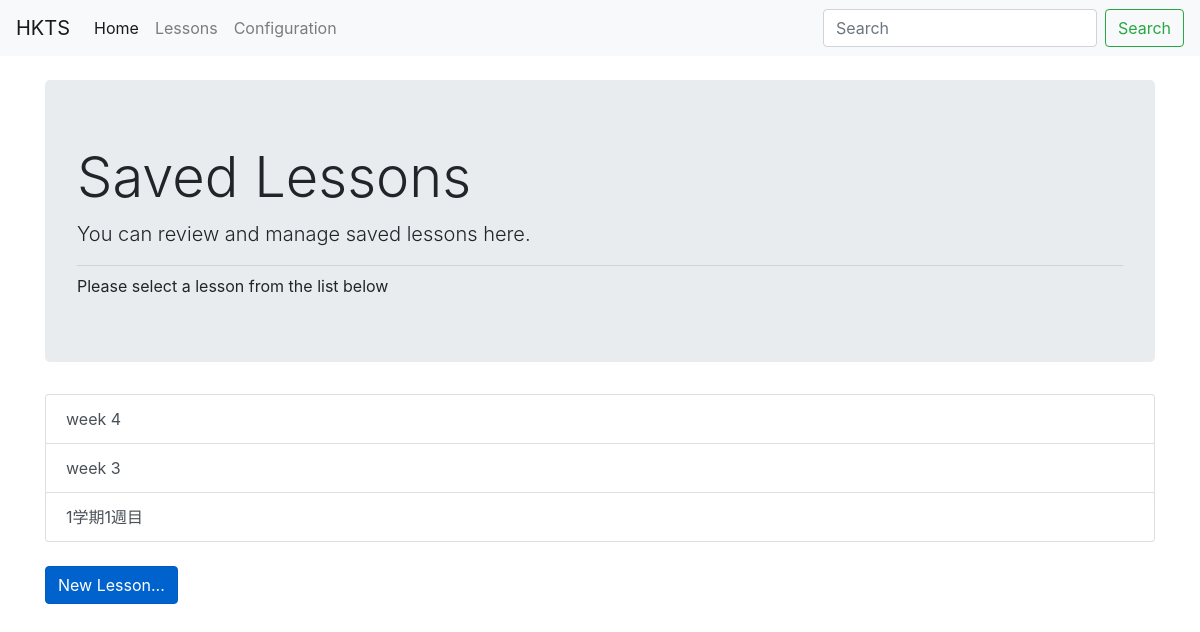
Page /lessons/list on the earlier database version.
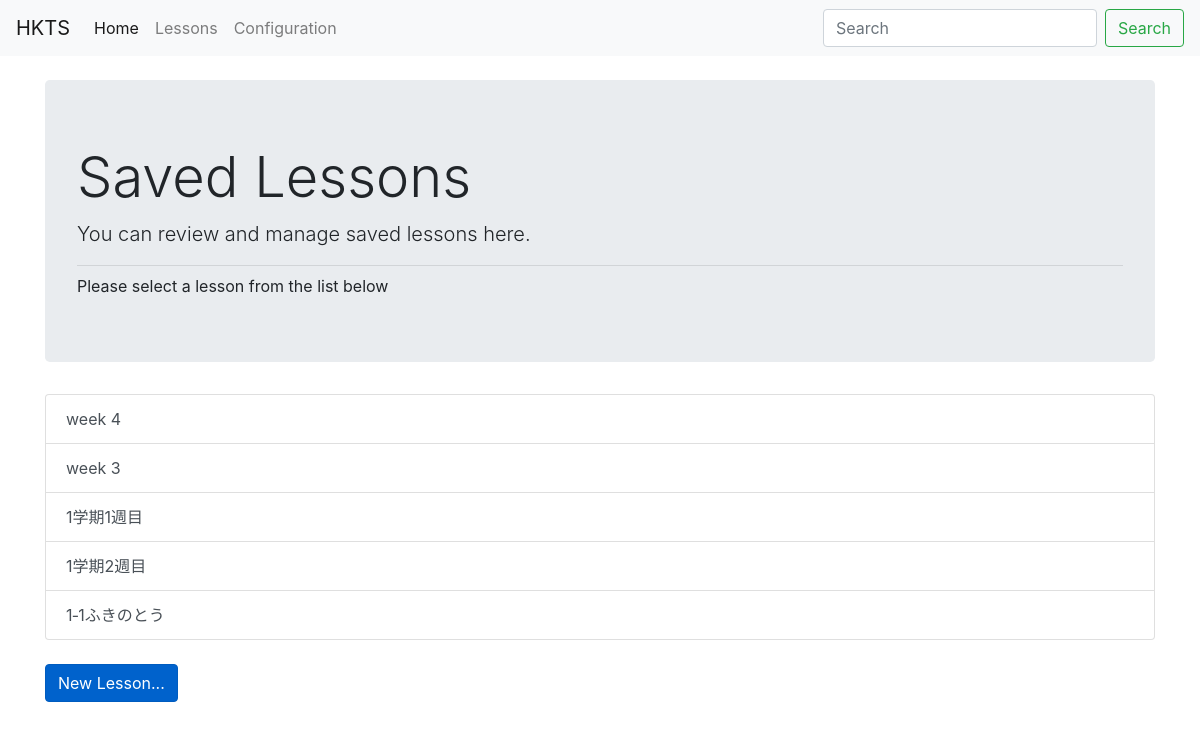
Same page on the later database version.
### hktm/models.py (models this page shows, shortened)
class Lesson(db.Model):
    __tablename__ = 'lesson'
    id = db.Column(db.Integer,primary_key=True)
    name = db.Column(db.Text)
    date = db.Column(db.Text)
    grade = db.Column(db.Integer)
    comments = db.Column(db.Text)
    lesson_materials = db.relationship('LessonMaterial', backref='lesson_material', lazy='dynamic')

### hktm/lessons/views.py (the view)
@lessons_bp.route('/list')
def list():
    lessons = Lesson.query.all()
    return render_template('list_lessons.html',lessons=lessons)

### hktm/lessons/templates/lessons/list_lessons.html
{% extends "chrome.html" %}
{% block content %}
<div class="container-sm">
  <div class="jumbotron">
    <h1 class="display-4">Saved Lessons</h1>
    <p class="lead">You can review and manage saved lessons here.</p>
    <hr class="my-2">
    Please select a lesson from the list below
  </div>
  <div class="list-group" role="tablist">
    {% for lesson in lessons %}
        <a class="list-group-item list-group-item-action" id=list-{{lesson.id}} href="{{ url_for('lessons.edit',id=lesson.id) }}">{{ lesson.name }}</a>
    {% endfor %}
  </div>
  <br>
  <a href="{{url_for('tests.add')}}" class="btn btn-primary btn active" role="button" aria-pressed="true">New Lesson...</a>
</div>
{% endblock %}

### hktm/templates/chrome.html (shortened to what this page needs)
<!DOCTYPE html>
<html lang="en" dir="ltr">
  <head>
    <link rel="stylesheet" href="https://stackpath.bootstrapcdn.com/bootstrap/4.4.1/css/bootstrap.min.css">
    <link rel="stylesheet" href="/static/questions.css"/>
  </head>
  <body>
    <nav class="navbar navbar-expand-lg navbar-light bg-light">
      <a class="navbar-brand" href="{{ url_for('index') }}">HKTS</a>
      <div class="collapse navbar-collapse" id="navbarSupportedContent">
        <ul class="navbar-nav mr-auto">
          <li class="nav-item active">
            <a class="nav-link" href="{{ url_for('index') }}">Home <span class="sr-only">(current)</span></a>
          </li>
          <li class="nav-item">
            <a class="nav-link" href="{{ url_for('lessons.list') }}">Lessons</a>
          </li>
          <li class="nav-item">
            <a class="nav-link" href="#">Configuration</a>
          </li>
        </ul>
        <form class="form-inline my-2 my-lg-0">
          <input class="form-control mr-sm-2" type="search" placeholder="Search" aria-label="Search">
          <button class="btn btn-outline-success my-2 my-sm-0" type="submit">Search</button>
        </form>
      </div>
    </nav>
    <br>
    {% block content %}
    {% endblock %}
  </body>
</html>

Differences in the rows shown:
added Lesson: name "1学期2週目"
added Lesson: name "1‐1ふきのとう"
